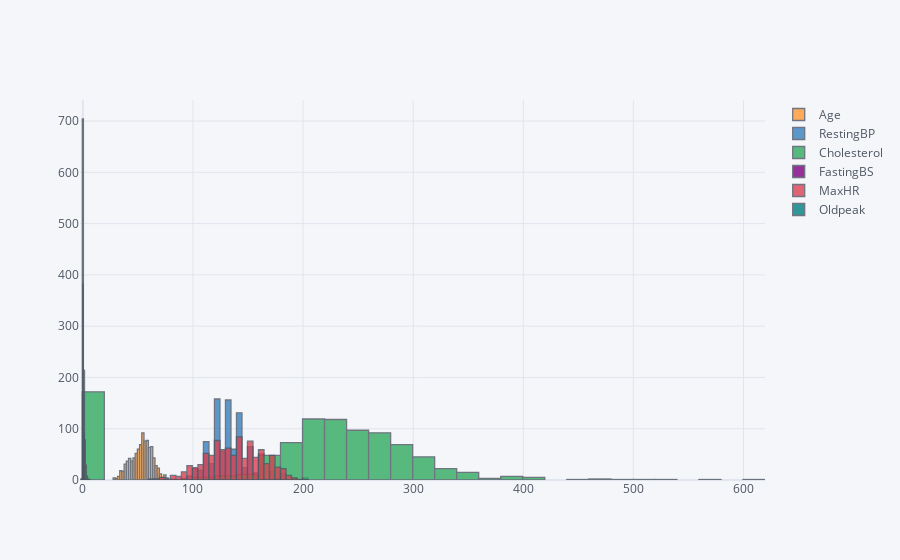

Notebook source saved alongside this figure:
### Code cell
df[numerical].iplot(kind='hist');

### Figure 1 — Plotly figure (JSON) as saved in the notebook; plotly's stock layout.template omitted (floating-point values rounded to 4 significant figures; data arrays with more than 128 entries replaced by an {"elided": "..."} marker saying what was removed)
{"data": [{"histfunc": "count", "histnorm": "", "marker": {"color": "rgba(255, 153, 51, 1.0)", "line": {"color": "#4D5663", "width": 1.3}}, "name": "Age", "opacity": 0.8, "orientation": "v", "type": "histogram", "x": {"elided": "918 int values"}}, {"histfunc": "count", "histnorm": "", "marker": {"color": "rgba(55, 128, 191, 1.0)", "line": {"color": "#4D5663", "width": 1.3}}, "name": "RestingBP", "opacity": 0.8, "orientation": "v", "type": "histogram", "x": {"elided": "918 int values"}}, {"histfunc": "count", "histnorm": "", "marker": {"color": "rgba(50, 171, 96, 1.0)", "line": {"color": "#4D5663", "width": 1.3}}, "name": "Cholesterol", "opacity": 0.8, "orientation": "v", "type": "histogram", "x": {"elided": "918 int values"}}, {"histfunc": "count", "histnorm": "", "marker": {"color": "rgba(128, 0, 128, 1.0)", "line": {"color": "#4D5663", "width": 1.3}}, "name": "FastingBS", "opacity": 0.8, "orientation": "v", "type": "histogram", "x": {"elided": "918 int values"}}, {"histfunc": "count", "histnorm": "", "marker": {"color": "rgba(219, 64, 82, 1.0)", "line": {"color": "#4D5663", "width": 1.3}}, "name": "MaxHR", "opacity": 0.8, "orientation": "v", "type": "histogram", "x": {"elided": "918 int values"}}, {"histfunc": "count", "histnorm": "", "marker": {"color": "rgba(0, 128, 128, 1.0)", "line": {"color": "#4D5663", "width": 1.3}}, "name": "Oldpeak", "opacity": 0.8, "orientation": "v", "type": "histogram", "x": {"elided": "918 float values"}}], "layout": {"autosize": true, "barmode": "overlay", "legend": {"bgcolor": "#F5F6F9", "font": {"color": "#4D5663"}}, "paper_bgcolor": "#F5F6F9", "plot_bgcolor": "#F5F6F9", "title": {"font": {"color": "#4D5663"}}, "xaxis": {"autorange": true, "gridcolor": "#E1E5ED", "range": [-2.6, 619.5], "showgrid": true, "tickfont": {"color": "#4D5663"}, "title": {"font": {"color": "#4D5663"}, "text": ""}, "type": "linear", "zerolinecolor": "#E1E5ED"}, "yaxis": {"autorange": true, "gridcolor": "#E1E5ED", "range": [0, 741.1], "showgrid": true, "tickfont": {"color": "#4D5663"}, "title": {"font": {"color": "#4D5663"}, "text": ""}, "zerolinecolor": "#E1E5ED"}}}
